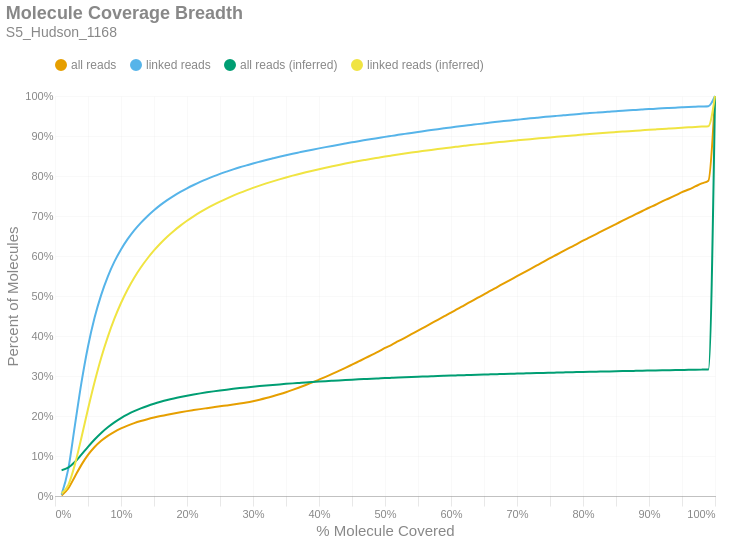

Notebook cell for this chart:
### Markdown cell above
### Molecule Read Coverage
This chart shows molecule coverage breadth as computed by the number of bases aligned to that molecule. In other words, "*how much of each unique long molecule is actually sequenced/aligned?*" Keep in mind there is a distinction between sequences and alignments, since some sequences belonging to a particular molecule may not align well and wouldn't appear in the alignment data. This chart also shows molecule coverage breadth as computed by the *inferred fragment* from which the aligned sequences originate. Unlike read coverage, this calculation takes into account the total insert size, including unsequenced gaps between the forward and reverse reads. Like the previous figures, these are cumulative percents.

### Code cell
if SKIPLR:
    print_html(f"Skipped")
else:
    binned_df = consolidated_hist(valids['coverage_bp'], mask, 0.01, True)
    binned_df_inf = consolidated_hist(valids['coverage_inserts'], mask, 0.01, True)
    binned_df = binned_df.with_columns(pl.lit(binned_df_inf['all reads (cumsum)']).alias('all reads (inferred)'))
    binned_df = binned_df.with_columns(pl.lit(binned_df_inf['linked reads (cumsum)']).alias('linked reads (inferred)'))
    binned_df = binned_df.with_columns(
        (pl.col('bin').cast(pl.Float64) + 0.01).alias('right_edge')
    )

    with SafeRender(binned_df):
        (
            density_plot(binned_df, 'Molecule Coverage Breadth', samplename, 'molcov', ['all reads (inferred)','linked reads (inferred)'])
            .encode(
                #x=alt.X('bin:Q', title="% Molecule Covered").axis(format = '%').scale(padding=0),
                x=alt.X('right_edge:Q', title="% Molecule Covered").axis(format='%').scale(padding=0),
                y=alt.Y('value:Q', title='Percent of Molecules')
                    .axis(format='%')
                    .stack(False)
                    .scale(domainMin=0, padding=0),
                color=alt.Color("key:N").scale(domain = ["all reads", "linked reads", "all reads (inferred)", "linked reads (inferred)"]),
                tooltip = [
                    alt.Tooltip("key:N", title = "Data Type"),
                    alt.Tooltip("range_label:N", title="% Molecule Covered"),
                    alt.Tooltip("value:Q", format = ".2%", title="% Molecules")
                ]
            )
        ).display()

### Figure 1 — Vega-Lite specification as saved in the notebook (floating-point values rounded to 4 significant figures)
{"width": "container", "height": 400, "config": {"title": {"anchor": "start", "dy": -15, "fontSize": 18, "color": "#888888", "subtitleColor": "#888888", "subtitleFontSize": 14}, "arc": {"fill": "#0072B2"}, "axis": {"domainColor": "#888888", "domainWidth": 0.5, "gridWidth": 0.2, "grid": false, "titleFontWeight": 400, "titleFontSize": 15, "labelFontSize": 11, "labelColor": "#888888", "tickColor": "#888888", "tickWidth": 0.2, "titleColor": "#888888"}, "axisBand": {"grid": false}, "axisX": {"grid": true, "tickSize": 10, "domainCap": "round"}, "axisY": {"domain": false, "grid": true, "tickSize": 0, "domainCap": "round"}, "background": "transparent", "header": {"labelFontSize": 15, "labelColor": "#888888", "titleFontSize": 15, "titleFontWeight": 600, "titleColor": "#888888"}, "legend": {"labelFont": "sans-serif", "labelFontSize": 12, "labelColor": "#888888", "symbolSize": 100, "symbolType": "circle", "titleFontSize": 12, "titlePadding": 10, "titleColor": "#888888", "title": null, "orient": "top"}, "range": {"category": ["#E69F00", "#56B4E9", "#009E73", "#F0E442", "#0072B2", "#D55E00", "#CC79A7", "#000000"], "diverging": ["#cfe8f3", "#a2d4ec", "#73bfe2", "#46abdb", "#1696d2", "#12719e"]}, "area": {"fill": "#0072B2", "fillOpacity": 0.7, "line": true, "strokeOpacity": 0.7}, "line": {"color": "#0072B2", "stroke": "#0072B2", "strokeWidth": 2}, "trail": {"color": "#0072B2", "stroke": "#0072B2", "strokeWidth": 0, "size": 1}, "point": {"filled": true, "fillOpacity": 1.0, "size": 95}, "text": {"color": "#888888", "fontSize": 11, "align": "right", "fontWeight": 400, "size": 11}, "bar": {"fill": "#0072B2", "stroke": null}, "view": {"stroke": null, "continuousWidth": 660, "continuousHeight": 400}}, "data": {"name": "data-f23c9ff7d4ffa2b524a45e6515bed38d"}, "mark": {"type": "line", "interpolate": "monotone", "point": {"opacity": 0, "size": 275}}, "encoding": {"color": {"field": "key", "scale": {"domain": ["all reads", "linked reads", "all reads (inferred)", "linked reads (inferred)"]}, "type": "nominal"}, "tooltip": [{"field": "key", "title": "Data Type", "type": "nominal"}, {"field": "range_label", "title": "% Molecule Covered", "type": "nominal"}, {"field": "value", "format": ".2%", "title": "% Molecules", "type": "quantitative"}], "x": {"axis": {"format": "%"}, "field": "right_edge", "scale": {"padding": 0}, "title": "% Molecule Covered", "type": "quantitative"}, "y": {"axis": {"format": "%"}, "field": "value", "scale": {"domainMin": 0, "padding": 0}, "stack": false, "title": "Percent of Molecules", "type": "quantitative"}}, "params": [{"name": "param_c36ac31b6afebe62", "select": {"type": "point", "fields": ["key"]}, "bind": "legend"}], "title": {"text": "Molecule Coverage Breadth", "subtitle": "S5_Hudson_1168"}, "transform": [{"fold": ["all reads (cumsum)", "linked reads (cumsum)", "all reads (inferred)", "linked reads (inferred)"]}, {"calculate": "replace(datum.key, ' (cumsum)', '')", "as": "key"}, {"filter": {"param": "param_c36ac31b6afebe62"}}], "usermeta": {"embedOptions": {"downloadFileName": "S5_Hudson_1168.molcov"}}, "$schema": "https://vega.github.io/schema/vega-lite/v6.1.0.json", "datasets": {"data-f23c9ff7d4ffa2b524a45e6515bed38d": [{"bin": "0.0", "interval": "0.0-0.01", "all reads": 0.001182, "linked reads": 0.00353, "all reads (cumsum)": 0.001182, "linked reads (cumsum)": 0.00353, "range_label": "0.0-0.01", "all reads (inferred)": 0.06457, "linked reads (inferred)": 0.006115, "right_edge": 0.01}, {"bin": "0.01", "interval": "0.01-0.02", "all reads": 0.01756, "linked reads": 0.06291, "all reads (cumsum)": 0.01874, "linked reads (cumsum)": 0.06644, "range_label": "0.01-0.02", "all reads (inferred)": 0.07072, "linked reads (inferred)": 0.02685, "right_edge": 0.02}, {"bin": "0.02", "interval": "0.02-0.03", "all reads": 0.02963, "linked reads": 0.1082, "all reads (cumsum)": 0.04837, "linked reads (cumsum)": 0.1747, "range_label": "0.02-0.03", "all reads (inferred)": 0.08489, "linked reads (inferred)": 0.07779, "right_edge": 0.03}, {"bin": "0.03", "interval": "0.03-0.04", "all reads": 0.02945, "linked reads": 0.108, "all reads (cumsum)": 0.07782, "linked reads (cumsum)": 0.2826, "range_label": "0.03-0.04", "all reads (inferred)": 0.1035, "linked reads (inferred)": 0.1458, "right_edge": 0.04}, {"bin": "0.04", "interval": "0.04-0.05", "all reads": 0.02482, "linked reads": 0.09114, "all reads (cumsum)": 0.1026, "linked reads (cumsum)": 0.3738, "range_label": "0.04-0.05", "all reads (inferred)": 0.123, "linked reads (inferred)": 0.2174, "right_edge": 0.05}, {"bin": "0.05", "interval": "0.05-0.06", "all reads": 0.01974, "linked reads": 0.07231, "all reads (cumsum)": 0.1224, "linked reads (cumsum)": 0.4461, "range_label": "0.05-0.06", "all reads (inferred)": 0.1413, "linked reads (inferred)": 0.2848, "right_edge": 0.06}, {"bin": "0.06", "interval": "0.06-0.07", "all reads": 0.01552, "linked reads": 0.05682, "all reads (cumsum)": 0.1379, "linked reads (cumsum)": 0.5029, "range_label": "0.06-0.07", "all reads (inferred)": 0.1577, "linked reads (inferred)": 0.3456, "right_edge": 0.07}, {"bin": "0.07", "interval": "0.07-0.08", "all reads": 0.0125, "linked reads": 0.04577, "all reads (cumsum)": 0.1504, "linked reads (cumsum)": 0.5487, "range_label": "0.07-0.08", "all reads (inferred)": 0.1719, "linked reads (inferred)": 0.3979, "right_edge": 0.08}, {"bin": "0.08", "interval": "0.08-0.09", "all reads": 0.01019, "linked reads": 0.03717, "all reads (cumsum)": 0.1606, "linked reads (cumsum)": 0.5858, "range_label": "0.08-0.09", "all reads (inferred)": 0.1842, "linked reads (inferred)": 0.4433, "right_edge": 0.09}, {"bin": "0.09", "interval": "0.09-0.1", "all reads": 0.008381, "linked reads": 0.03049, "all reads (cumsum)": 0.169, "linked reads (cumsum)": 0.6163, "range_label": "0.09-0.1", "all reads (inferred)": 0.1948, "linked reads (inferred)": 0.4825, "right_edge": 0.1}, {"bin": "0.1", "interval": "0.1-0.11", "all reads": 0.007099, "linked reads": 0.02572, "all reads (cumsum)": 0.1761, "linked reads (cumsum)": 0.642, "range_label": "0.1-0.11", "all reads (inferred)": 0.204, "linked reads (inferred)": 0.5164, "right_edge": 0.11}, {"bin": "0.11", "interval": "0.11-0.12", "all reads": 0.006105, "linked reads": 0.0221, "all reads (cumsum)": 0.1822, "linked reads (cumsum)": 0.6641, "range_label": "0.11-0.12", "all reads (inferred)": 0.212, "linked reads (inferred)": 0.5458, "right_edge": 0.12}, {"bin": "0.12", "interval": "0.12-0.13", "all reads": 0.005228, "linked reads": 0.01881, "all reads (cumsum)": 0.1874, "linked reads (cumsum)": 0.683, "range_label": "0.12-0.13", "all reads (inferred)": 0.2189, "linked reads (inferred)": 0.5712, "right_edge": 0.13}, {"bin": "0.13", "interval": "0.13-0.14", "all reads": 0.004637, "linked reads": 0.01663, "all reads (cumsum)": 0.192, "linked reads (cumsum)": 0.6996, "range_label": "0.13-0.14", "all reads (inferred)": 0.2251, "linked reads (inferred)": 0.5938, "right_edge": 0.14}, {"bin": "0.14", "interval": "0.14-0.15", "all reads": 0.004157, "linked reads": 0.01482, "all reads (cumsum)": 0.1962, "linked reads (cumsum)": 0.7144, "range_label": "0.14-0.15", "all reads (inferred)": 0.2305, "linked reads (inferred)": 0.614, "right_edge": 0.15}, {"bin": "0.15", "interval": "0.15-0.16", "all reads": 0.003754, "linked reads": 0.01333, "all reads (cumsum)": 0.1999, "linked reads (cumsum)": 0.7277, "range_label": "0.15-0.16", "all reads (inferred)": 0.2354, "linked reads (inferred)": 0.6319, "right_edge": 0.16}, {"bin": "0.16", "interval": "0.16-0.17", "all reads": 0.003432, "linked reads": 0.01197, "all reads (cumsum)": 0.2034, "linked reads (cumsum)": 0.7397, "range_label": "0.16-0.17", "all reads (inferred)": 0.2399, "linked reads (inferred)": 0.6483, "right_edge": 0.17}, {"bin": "0.17", "interval": "0.17-0.18", "all reads": 0.003128, "linked reads": 0.01076, "all reads (cumsum)": 0.2065, "linked reads (cumsum)": 0.7505, "range_label": "0.17-0.18", "all reads (inferred)": 0.2438, "linked reads (inferred)": 0.6627, "right_edge": 0.18}, {"bin": "0.18", "interval": "0.18-0.19", "all reads": 0.002922, "linked reads": 0.009823, "all reads (cumsum)": 0.2094, "linked reads (cumsum)": 0.7603, "range_label": "0.18-0.19", "all reads (inferred)": 0.2474, "linked reads (inferred)": 0.6759, "right_edge": 0.19}, {"bin": "0.19", "interval": "0.19-0.2", "all reads": 0.002749, "linked reads": 0.009036, "all reads (cumsum)": 0.2122, "linked reads (cumsum)": 0.7693, "range_label": "0.19-0.2", "all reads (inferred)": 0.2507, "linked reads (inferred)": 0.688, "right_edge": 0.2}, {"bin": "0.2", "interval": "0.2-0.21", "all reads": 0.002551, "linked reads": 0.008198, "all reads (cumsum)": 0.2147, "linked reads (cumsum)": 0.7775, "range_label": "0.2-0.21", "all reads (inferred)": 0.2538, "linked reads (inferred)": 0.6992, "right_edge": 0.21}, {"bin": "0.21", "interval": "0.21-0.22", "all reads": 0.00248, "linked reads": 0.007699, "all reads (cumsum)": 0.2172, "linked reads (cumsum)": 0.7852, "range_label": "0.21-0.22", "all reads (inferred)": 0.2566, "linked reads (inferred)": 0.7094, "right_edge": 0.22}, {"bin": "0.22", "interval": "0.22-0.23", "all reads": 0.002356, "linked reads": 0.007064, "all reads (cumsum)": 0.2196, "linked reads (cumsum)": 0.7923, "range_label": "0.22-0.23", "all reads (inferred)": 0.2591, "linked reads (inferred)": 0.7189, "right_edge": 0.23}, {"bin": "0.23", "interval": "0.23-0.24", "all reads": 0.002326, "linked reads": 0.006721, "all reads (cumsum)": 0.2219, "linked reads (cumsum)": 0.799, "range_label": "0.23-0.24", "all reads (inferred)": 0.2616, "linked reads (inferred)": 0.7277, "right_edge": 0.24}, {"bin": "0.24", "interval": "0.24-0.25", "all reads": 0.002293, "linked reads": 0.006297, "all reads (cumsum)": 0.2242, "linked reads (cumsum)": 0.8053, "range_label": "0.24-0.25", "all reads (inferred)": 0.2638, "linked reads (inferred)": 0.736, "right_edge": 0.25}, {"bin": "0.25", "interval": "0.25-0.26", "all reads": 0.002178, "linked reads": 0.005751, "all reads (cumsum)": 0.2264, "linked reads (cumsum)": 0.8111, "range_label": "0.25-0.26", "all reads (inferred)": 0.2659, "linked reads (inferred)": 0.7436, "right_edge": 0.26}, {"bin": "0.26", "interval": "0.26-0.27", "all reads": 0.002244, "linked reads": 0.005488, "all reads (cumsum)": 0.2286, "linked reads (cumsum)": 0.8165, "range_label": "0.26-0.27", "all reads (inferred)": 0.2679, "linked reads (inferred)": 0.7509, "right_edge": 0.27}, {"bin": "0.27", "interval": "0.27-0.28", "all reads": 0.002397, "linked reads": 0.005184, "all reads (cumsum)": 0.231, "linked reads (cumsum)": 0.8217, "range_label": "0.27-0.28", "all reads (inferred)": 0.2697, "linked reads (inferred)": 0.7577, "right_edge": 0.28}, {"bin": "0.28", "interval": "0.28-0.29", "all reads": 0.002711, "linked reads": 0.004829, "all reads (cumsum)": 0.2337, "linked reads (cumsum)": 0.8266, "range_label": "0.28-0.29", "all reads (inferred)": 0.2715, "linked reads (inferred)": 0.7641, "right_edge": 0.29}, {"bin": "0.29", "interval": "0.29-0.3", "all reads": 0.003237, "linked reads": 0.00476, "all reads (cumsum)": 0.237, "linked reads (cumsum)": 0.8313, "range_label": "0.29-0.3", "all reads (inferred)": 0.2732, "linked reads (inferred)": 0.7702, "right_edge": 0.3}, {"bin": "0.3", "interval": "0.3-0.31", "all reads": 0.003683, "linked reads": 0.004455, "all reads (cumsum)": 0.2406, "linked reads (cumsum)": 0.8358, "range_label": "0.3-0.31", "all reads (inferred)": 0.2748, "linked reads (inferred)": 0.7761, "right_edge": 0.31}, {"bin": "0.31", "interval": "0.31-0.32", "all reads": 0.004156, "linked reads": 0.004329, "all reads (cumsum)": 0.2448, "linked reads (cumsum)": 0.8401, "range_label": "0.31-0.32", "all reads (inferred)": 0.2762, "linked reads (inferred)": 0.7815, "right_edge": 0.32}, {"bin": "0.32", "interval": "0.32-0.33", "all reads": 0.004582, "linked reads": 0.004087, "all reads (cumsum)": 0.2494, "linked reads (cumsum)": 0.8442, "range_label": "0.32-0.33", "all reads (inferred)": 0.2777, "linked reads (inferred)": 0.7866, "right_edge": 0.33}, {"bin": "0.33", "interval": "0.33-0.34", "all reads": 0.00493, "linked reads": 0.003982, "all reads (cumsum)": 0.2543, "linked reads (cumsum)": 0.8482, "range_label": "0.33-0.34", "all reads (inferred)": 0.279, "linked reads (inferred)": 0.7917, "right_edge": 0.34}, {"bin": "0.34", "interval": "0.34-0.35", "all reads": 0.005225, "linked reads": 0.003729, "all reads (cumsum)": 0.2595, "linked reads (cumsum)": 0.8519, "range_label": "0.34-0.35", "all reads (inferred)": 0.2803, "linked reads (inferred)": 0.7964, "right_edge": 0.35}, {"bin": "0.35", "interval": "0.35-0.36", "all reads": 0.00566, "linked reads": 0.003648, "all reads (cumsum)": 0.2652, "linked reads (cumsum)": 0.8555, "range_label": "0.35-0.36", "all reads (inferred)": 0.2816, "linked reads (inferred)": 0.8009, "right_edge": 0.36}, {"bin": "0.36", "interval": "0.36-0.37", "all reads": 0.005973, "linked reads": 0.003496, "all reads (cumsum)": 0.2712, "linked reads (cumsum)": 0.859, "range_label": "0.36-0.37", "all reads (inferred)": 0.2827, "linked reads (inferred)": 0.8051, "right_edge": 0.37}, {"bin": "0.37", "interval": "0.37-0.38", "all reads": 0.006283, "linked reads": 0.003459, "all reads (cumsum)": 0.2774, "linked reads (cumsum)": 0.8625, "range_label": "0.37-0.38", "all reads (inferred)": 0.2839, "linked reads (inferred)": 0.8093, "right_edge": 0.38}, {"bin": "0.38", "interval": "0.38-0.39", "all reads": 0.006594, "linked reads": 0.003321, "all reads (cumsum)": 0.284, "linked reads (cumsum)": 0.8658, "range_label": "0.38-0.39", "all reads (inferred)": 0.285, "linked reads (inferred)": 0.8132, "right_edge": 0.39}, {"bin": "0.39", "interval": "0.39-0.4", "all reads": 0.006958, "linked reads": 0.003215, "all reads (cumsum)": 0.291, "linked reads (cumsum)": 0.869, "range_label": "0.39-0.4", "all reads (inferred)": 0.286, "linked reads (inferred)": 0.817, "right_edge": 0.4}, {"bin": "0.4", "interval": "0.4-0.41", "all reads": 0.006947, "linked reads": 0.003154, "all reads (cumsum)": 0.2979, "linked reads (cumsum)": 0.8722, "range_label": "0.4-0.41", "all reads (inferred)": 0.287, "linked reads (inferred)": 0.8207, "right_edge": 0.41}, {"bin": "0.41", "interval": "0.41-0.42", "all reads": 0.007346, "linked reads": 0.003057, "all reads (cumsum)": 0.3053, "linked reads (cumsum)": 0.8752, "range_label": "0.41-0.42", "all reads (inferred)": 0.288, "linked reads (inferred)": 0.8242, "right_edge": 0.42}, {"bin": "0.42", "interval": "0.42-0.43", "all reads": 0.007567, "linked reads": 0.003012, "all reads (cumsum)": 0.3129, "linked reads (cumsum)": 0.8783, "range_label": "0.42-0.43", "all reads (inferred)": 0.2889, "linked reads (inferred)": 0.8277, "right_edge": 0.43}, {"bin": "0.43", "interval": "0.43-0.44", "all reads": 0.007621, "linked reads": 0.00294, "all reads (cumsum)": 0.3205, "linked reads (cumsum)": 0.8812, "range_label": "0.43-0.44", "all reads (inferred)": 0.2899, "linked reads (inferred)": 0.831, "right_edge": 0.44}, {"bin": "0.44", "interval": "0.44-0.45", "all reads": 0.007922, "linked reads": 0.002909, "all reads (cumsum)": 0.3284, "linked reads (cumsum)": 0.8841, "range_label": "0.44-0.45", "all reads (inferred)": 0.2908, "linked reads (inferred)": 0.8343, "right_edge": 0.45}, {"bin": "0.45", "interval": "0.45-0.46", "all reads": 0.008013, "linked reads": 0.00292, "all reads (cumsum)": 0.3364, "linked reads (cumsum)": 0.887, "range_label": "0.45-0.46", "all reads (inferred)": 0.2916, "linked reads (inferred)": 0.8373, "right_edge": 0.46}, {"bin": "0.46", "interval": "0.46-0.47", "all reads": 0.008043, "linked reads": 0.00277, "all reads (cumsum)": 0.3445, "linked reads (cumsum)": 0.8898, "range_label": "0.46-0.47", "all reads (inferred)": 0.2924, "linked reads (inferred)": 0.8402, "right_edge": 0.47}, {"bin": "0.47", "interval": "0.47-0.48", "all reads": 0.008378, "linked reads": 0.002739, "all reads (cumsum)": 0.3528, "linked reads (cumsum)": 0.8925, "range_label": "0.47-0.48", "all reads (inferred)": 0.2932, "linked reads (inferred)": 0.8431, "right_edge": 0.48}, {"bin": "0.48", "interval": "0.48-0.49", "all reads": 0.008087, "linked reads": 0.002608, "all reads (cumsum)": 0.3609, "linked reads (cumsum)": 0.8951, "range_label": "0.48-0.49", "all reads (inferred)": 0.2939, "linked reads (inferred)": 0.8458, "right_edge": 0.49}, {"bin": "0.49", "interval": "0.49-0.5", "all reads": 0.009174, "linked reads": 0.002687, "all reads (cumsum)": 0.3701, "linked reads (cumsum)": 0.8978, "range_label": "0.49-0.5", "all reads (inferred)": 0.2947, "linked reads (inferred)": 0.8485, "right_edge": 0.5}, {"bin": "0.5", "interval": "0.5-0.51", "all reads": 0.007915, "linked reads": 0.002474, "all reads (cumsum)": 0.378, "linked reads (cumsum)": 0.9003, "range_label": "0.5-0.51", "all reads (inferred)": 0.2954, "linked reads (inferred)": 0.8511, "right_edge": 0.51}, {"bin": "0.51", "interval": "0.51-0.52", "all reads": 0.008917, "linked reads": 0.00254, "all reads (cumsum)": 0.3869, "linked reads (cumsum)": 0.9028, "range_label": "0.51-0.52", "all reads (inferred)": 0.2961, "linked reads (inferred)": 0.8536, "right_edge": 0.52}, {"bin": "0.52", "interval": "0.52-0.53", "all reads": 0.008645, "linked reads": 0.002443, "all reads (cumsum)": 0.3956, "linked reads (cumsum)": 0.9053, "range_label": "0.52-0.53", "all reads (inferred)": 0.2968, "linked reads (inferred)": 0.8561, "right_edge": 0.53}, {"bin": "0.53", "interval": "0.53-0.54", "all reads": 0.00894, "linked reads": 0.002469, "all reads (cumsum)": 0.4045, "linked reads (cumsum)": 0.9078, "range_label": "0.53-0.54", "all reads (inferred)": 0.2974, "linked reads (inferred)": 0.8585, "right_edge": 0.54}, {"bin": "0.54", "interval": "0.54-0.55", "all reads": 0.008772, "linked reads": 0.002398, "all reads (cumsum)": 0.4133, "linked reads (cumsum)": 0.9102, "range_label": "0.54-0.55", "all reads (inferred)": 0.2981, "linked reads (inferred)": 0.8608, "right_edge": 0.55}, {"bin": "0.55", "interval": "0.55-0.56", "all reads": 0.009087, "linked reads": 0.002311, "all reads (cumsum)": 0.4224, "linked reads (cumsum)": 0.9125, "range_label": "0.55-0.56", "all reads (inferred)": 0.2987, "linked reads (inferred)": 0.863, "right_edge": 0.56}, {"bin": "0.56", "interval": "0.56-0.57", "all reads": 0.009048, "linked reads": 0.002359, "all reads (cumsum)": 0.4314, "linked reads (cumsum)": 0.9148, "range_label": "0.56-0.57", "all reads (inferred)": 0.2993, "linked reads (inferred)": 0.8652, "right_edge": 0.57}, {"bin": "0.57", "interval": "0.57-0.58", "all reads": 0.008904, "linked reads": 0.002264, "all reads (cumsum)": 0.4403, "linked reads (cumsum)": 0.9171, "range_label": "0.57-0.58", "all reads (inferred)": 0.2999, "linked reads (inferred)": 0.8674, "right_edge": 0.58}, {"bin": "0.58", "interval": "0.58-0.59", "all reads": 0.009091, "linked reads": 0.00222, "all reads (cumsum)": 0.4494, "linked reads (cumsum)": 0.9193, "range_label": "0.58-0.59", "all reads (inferred)": 0.3005, "linked reads (inferred)": 0.8694, "right_edge": 0.59}, {"bin": "0.59", "interval": "0.59-0.6", "all reads": 0.009273, "linked reads": 0.002203, "all reads (cumsum)": 0.4587, "linked reads (cumsum)": 0.9215, "range_label": "0.59-0.6", "all reads (inferred)": 0.3011, "linked reads (inferred)": 0.8715, "right_edge": 0.6}, {"bin": "0.6", "interval": "0.6-0.61", "all reads": 0.008867, "linked reads": 0.002099, "all reads (cumsum)": 0.4676, "linked reads (cumsum)": 0.9236, "range_label": "0.6-0.61", "all reads (inferred)": 0.3016, "linked reads (inferred)": 0.8734, "right_edge": 0.61}, {"bin": "0.61", "interval": "0.61-0.62", "all reads": 0.009292, "linked reads": 0.002093, "all reads (cumsum)": 0.4768, "linked reads (cumsum)": 0.9257, "range_label": "0.61-0.62", "all reads (inferred)": 0.3022, "linked reads (inferred)": 0.8753, "right_edge": 0.62}, {"bin": "0.62", "interval": "0.62-0.63", "all reads": 0.009071, "linked reads": 0.001974, "all reads (cumsum)": 0.4859, "linked reads (cumsum)": 0.9277, "range_label": "0.62-0.63", "all reads (inferred)": 0.3027, "linked reads (inferred)": 0.8773, "right_edge": 0.63}, {"bin": "0.63", "interval": "0.63-0.64", "all reads": 0.009105, "linked reads": 0.002014, "all reads (cumsum)": 0.495, "linked reads (cumsum)": 0.9297, "range_label": "0.63-0.64", "all reads (inferred)": 0.3032, "linked reads (inferred)": 0.8791, "right_edge": 0.64}, {"bin": "0.64", "interval": "0.64-0.65", "all reads": 0.009011, "linked reads": 0.001954, "all reads (cumsum)": 0.504, "linked reads (cumsum)": 0.9317, "range_label": "0.64-0.65", "all reads (inferred)": 0.3037, "linked reads (inferred)": 0.8808, "right_edge": 0.65}, {"bin": "0.65", "interval": "0.65-0.66", "all reads": 0.009448, "linked reads": 0.001928, "all reads (cumsum)": 0.5135, "linked reads (cumsum)": 0.9336, "range_label": "0.65-0.66", "all reads (inferred)": 0.3042, "linked reads (inferred)": 0.8825, "right_edge": 0.66}, {"bin": "0.66", "interval": "0.66-0.67", "all reads": 0.008956, "linked reads": 0.001823, "all reads (cumsum)": 0.5224, "linked reads (cumsum)": 0.9354, "range_label": "0.66-0.67", "all reads (inferred)": 0.3047, "linked reads (inferred)": 0.8842, "right_edge": 0.67}, {"bin": "0.67", "interval": "0.67-0.68", "all reads": 0.009165, "linked reads": 0.00183, "all reads (cumsum)": 0.5316, "linked reads (cumsum)": 0.9372, "range_label": "0.67-0.68", "all reads (inferred)": 0.3051, "linked reads (inferred)": 0.8859, "right_edge": 0.68}, {"bin": "0.68", "interval": "0.68-0.69", "all reads": 0.008921, "linked reads": 0.001779, "all reads (cumsum)": 0.5405, "linked reads (cumsum)": 0.939, "range_label": "0.68-0.69", "all reads (inferred)": 0.3056, "linked reads (inferred)": 0.8875, "right_edge": 0.69}, {"bin": "0.69", "interval": "0.69-0.7", "all reads": 0.009172, "linked reads": 0.001707, "all reads (cumsum)": 0.5497, "linked reads (cumsum)": 0.9407, "range_label": "0.69-0.7", "all reads (inferred)": 0.306, "linked reads (inferred)": 0.8891, "right_edge": 0.7}, {"bin": "0.7", "interval": "0.7-0.71", "all reads": 0.008874, "linked reads": 0.001684, "all reads (cumsum)": 0.5586, "linked reads (cumsum)": 0.9424, "range_label": "0.7-0.71", "all reads (inferred)": 0.3065, "linked reads (inferred)": 0.8906, "right_edge": 0.71}, {"bin": "0.71", "interval": "0.71-0.72", "all reads": 0.008888, "linked reads": 0.001706, "all reads (cumsum)": 0.5675, "linked reads (cumsum)": 0.9441, "range_label": "0.71-0.72", "all reads (inferred)": 0.3069, "linked reads (inferred)": 0.8921, "right_edge": 0.72}, {"bin": "0.72", "interval": "0.72-0.73", "all reads": 0.009033, "linked reads": 0.001571, "all reads (cumsum)": 0.5765, "linked reads (cumsum)": 0.9457, "range_label": "0.72-0.73", "all reads (inferred)": 0.3073, "linked reads (inferred)": 0.8936, "right_edge": 0.73}, {"bin": "0.73", "interval": "0.73-0.74", "all reads": 0.008808, "linked reads": 0.001575, "all reads (cumsum)": 0.5853, "linked reads (cumsum)": 0.9473, "range_label": "0.73-0.74", "all reads (inferred)": 0.3077, "linked reads (inferred)": 0.8951, "right_edge": 0.74}, {"bin": "0.74", "interval": "0.74-0.75", "all reads": 0.009263, "linked reads": 0.001585, "all reads (cumsum)": 0.5946, "linked reads (cumsum)": 0.9488, "range_label": "0.74-0.75", "all reads (inferred)": 0.3081, "linked reads (inferred)": 0.8965, "right_edge": 0.75}, {"bin": "0.75", "interval": "0.75-0.76", "all reads": 0.008574, "linked reads": 0.001478, "all reads (cumsum)": 0.6031, "linked reads (cumsum)": 0.9503, "range_label": "0.75-0.76", "all reads (inferred)": 0.3085, "linked reads (inferred)": 0.8979, "right_edge": 0.76}, {"bin": "0.76", "interval": "0.76-0.77", "all reads": 0.008807, "linked reads": 0.001443, "all reads (cumsum)": 0.6119, "linked reads (cumsum)": 0.9518, "range_label": "0.76-0.77", "all reads (inferred)": 0.3089, "linked reads (inferred)": 0.8993, "right_edge": 0.77}, {"bin": "0.77", "interval": "0.77-0.78", "all reads": 0.008721, "linked reads": 0.001433, "all reads (cumsum)": 0.6207, "linked reads (cumsum)": 0.9532, "range_label": "0.77-0.78", "all reads (inferred)": 0.3093, "linked reads (inferred)": 0.9007, "right_edge": 0.78}, {"bin": "0.78", "interval": "0.78-0.79", "all reads": 0.008562, "linked reads": 0.00136, "all reads (cumsum)": 0.6292, "linked reads (cumsum)": 0.9546, "range_label": "0.78-0.79", "all reads (inferred)": 0.3097, "linked reads (inferred)": 0.9021, "right_edge": 0.79}, {"bin": "0.79", "interval": "0.79-0.8", "all reads": 0.009008, "linked reads": 0.001402, "all reads (cumsum)": 0.6382, "linked reads (cumsum)": 0.956, "range_label": "0.79-0.8", "all reads (inferred)": 0.3101, "linked reads (inferred)": 0.9035, "right_edge": 0.8}, {"bin": "0.8", "interval": "0.8-0.81", "all reads": 0.008153, "linked reads": 0.001246, "all reads (cumsum)": 0.6464, "linked reads (cumsum)": 0.9572, "range_label": "0.8-0.81", "all reads (inferred)": 0.3105, "linked reads (inferred)": 0.9047, "right_edge": 0.81}, {"bin": "0.81", "interval": "0.81-0.82", "all reads": 0.008421, "linked reads": 0.001235, "all reads (cumsum)": 0.6548, "linked reads (cumsum)": 0.9584, "range_label": "0.81-0.82", "all reads (inferred)": 0.3108, "linked reads (inferred)": 0.906, "right_edge": 0.82}, {"bin": "0.82", "interval": "0.82-0.83", "all reads": 0.008558, "linked reads": 0.001222, "all reads (cumsum)": 0.6634, "linked reads (cumsum)": 0.9597, "range_label": "0.82-0.83", "all reads (inferred)": 0.3112, "linked reads (inferred)": 0.9073, "right_edge": 0.83}, {"bin": "0.83", "interval": "0.83-0.84", "all reads": 0.008371, "linked reads": 0.001154, "all reads (cumsum)": 0.6717, "linked reads (cumsum)": 0.9608, "range_label": "0.83-0.84", "all reads (inferred)": 0.3116, "linked reads (inferred)": 0.9086, "right_edge": 0.84}, {"bin": "0.84", "interval": "0.84-0.85", "all reads": 0.00819, "linked reads": 0.001146, "all reads (cumsum)": 0.6799, "linked reads (cumsum)": 0.962, "range_label": "0.84-0.85", "all reads (inferred)": 0.3119, "linked reads (inferred)": 0.9098, "right_edge": 0.85}, {"bin": "0.85", "interval": "0.85-0.86", "all reads": 0.00832, "linked reads": 0.00115, "all reads (cumsum)": 0.6882, "linked reads (cumsum)": 0.9631, "range_label": "0.85-0.86", "all reads (inferred)": 0.3122, "linked reads (inferred)": 0.911, "right_edge": 0.86}, {"bin": "0.86", "interval": "0.86-0.87", "all reads": 0.008099, "linked reads": 0.001072, "all reads (cumsum)": 0.6963, "linked reads (cumsum)": 0.9642, "range_label": "0.86-0.87", "all reads (inferred)": 0.3126, "linked reads (inferred)": 0.9121, "right_edge": 0.87}, {"bin": "0.87", "interval": "0.87-0.88", "all reads": 0.008207, "linked reads": 0.0009958, "all reads (cumsum)": 0.7046, "linked reads (cumsum)": 0.9652, "range_label": "0.87-0.88", "all reads (inferred)": 0.3129, "linked reads (inferred)": 0.9133, "right_edge": 0.88}, {"bin": "0.88", "interval": "0.88-0.89", "all reads": 0.007953, "linked reads": 0.001013, "all reads (cumsum)": 0.7125, "linked reads (cumsum)": 0.9662, "range_label": "0.88-0.89", "all reads (inferred)": 0.3132, "linked reads (inferred)": 0.9144, "right_edge": 0.89}, {"bin": "0.89", "interval": "0.89-0.9", "all reads": 0.008121, "linked reads": 0.001019, "all reads (cumsum)": 0.7206, "linked reads (cumsum)": 0.9672, "range_label": "0.89-0.9", "all reads (inferred)": 0.3135, "linked reads (inferred)": 0.9155, "right_edge": 0.9}, {"bin": "0.9", "interval": "0.9-0.91", "all reads": 0.007527, "linked reads": 0.0009223, "all reads (cumsum)": 0.7282, "linked reads (cumsum)": 0.9681, "range_label": "0.9-0.91", "all reads (inferred)": 0.3138, "linked reads (inferred)": 0.9165, "right_edge": 0.91}, {"bin": "0.91", "interval": "0.91-0.92", "all reads": 0.008475, "linked reads": 0.0009515, "all reads (cumsum)": 0.7366, "linked reads (cumsum)": 0.9691, "range_label": "0.91-0.92", "all reads (inferred)": 0.3141, "linked reads (inferred)": 0.9176, "right_edge": 0.92}, {"bin": "0.92", "interval": "0.92-0.93", "all reads": 0.007121, "linked reads": 0.0008644, "all reads (cumsum)": 0.7437, "linked reads (cumsum)": 0.9699, "range_label": "0.92-0.93", "all reads (inferred)": 0.3144, "linked reads (inferred)": 0.9186, "right_edge": 0.93}, {"bin": "0.93", "interval": "0.93-0.94", "all reads": 0.007609, "linked reads": 0.0008446, "all reads (cumsum)": 0.7514, "linked reads (cumsum)": 0.9708, "range_label": "0.93-0.94", "all reads (inferred)": 0.3147, "linked reads (inferred)": 0.9196, "right_edge": 0.94}, {"bin": "0.94", "interval": "0.94-0.95", "all reads": 0.008126, "linked reads": 0.0008347, "all reads (cumsum)": 0.7595, "linked reads (cumsum)": 0.9716, "range_label": "0.94-0.95", "all reads (inferred)": 0.315, "linked reads (inferred)": 0.9206, "right_edge": 0.95}, {"bin": "0.95", "interval": "0.95-0.96", "all reads": 0.006701, "linked reads": 0.0008086, "all reads (cumsum)": 0.7662, "linked reads (cumsum)": 0.9724, "range_label": "0.95-0.96", "all reads (inferred)": 0.3153, "linked reads (inferred)": 0.9216, "right_edge": 0.96}, {"bin": "0.96", "interval": "0.96-0.97", "all reads": 0.007664, "linked reads": 0.0007247, "all reads (cumsum)": 0.7738, "linked reads (cumsum)": 0.9732, "range_label": "0.96-0.97", "all reads (inferred)": 0.3156, "linked reads (inferred)": 0.9225, "right_edge": 0.97}, {"bin": "0.97", "interval": "0.97-0.98", "all reads": 0.007632, "linked reads": 0.0007101, "all reads (cumsum)": 0.7815, "linked reads (cumsum)": 0.9739, "range_label": "0.97-0.98", "all reads (inferred)": 0.3159, "linked reads (inferred)": 0.9236, "right_edge": 0.98}, {"bin": "0.98", "interval": "0.98-0.99", "all reads": 0.006885, "linked reads": 0.0007435, "all reads (cumsum)": 0.7884, "linked reads (cumsum)": 0.9746, "range_label": "0.98-0.99", "all reads (inferred)": 0.3163, "linked reads (inferred)": 0.9245, "right_edge": 0.99}, {"bin": "0.99", "interval": "0.99-1.0", "all reads": 0.2116, "linked reads": 0.02539, "all reads (cumsum)": 1.0, "linked reads (cumsum)": 1.0, "range_label": "0.99-1.0", "all reads (inferred)": 1.0, "linked reads (inferred)": 1.0, "right_edge": 1.0}]}}
